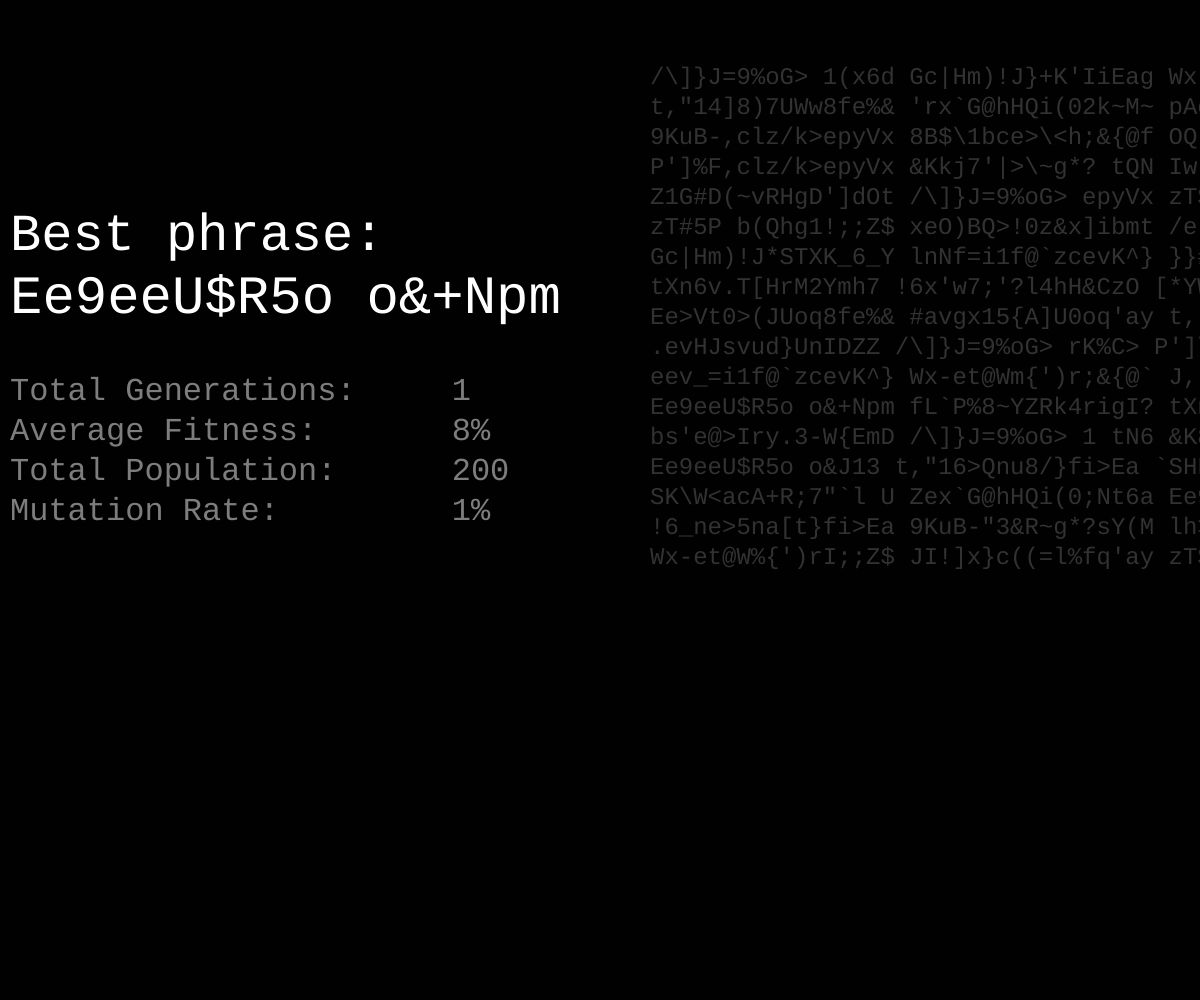
Frame 1 (no input)
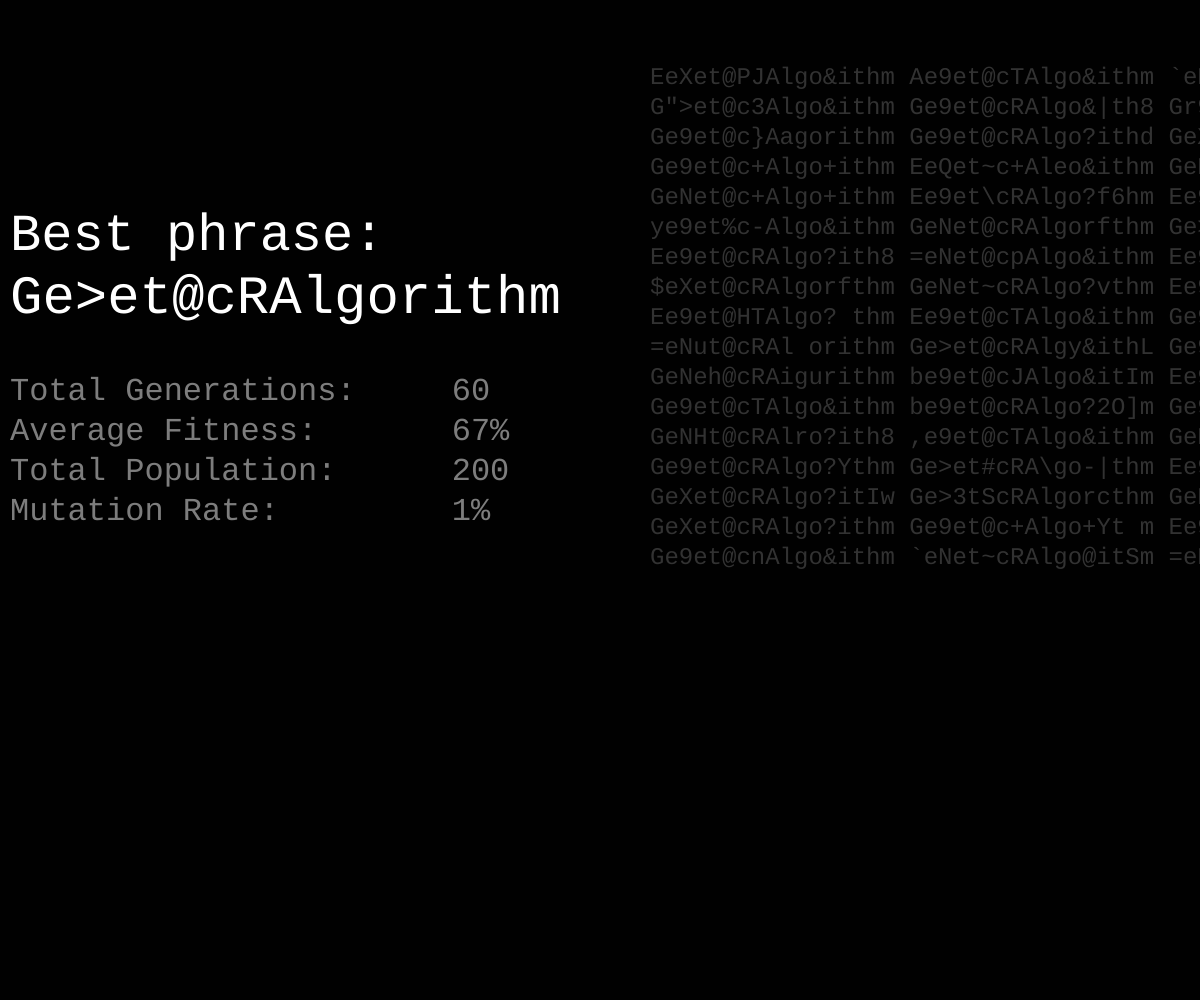
Frame 60 (no input)
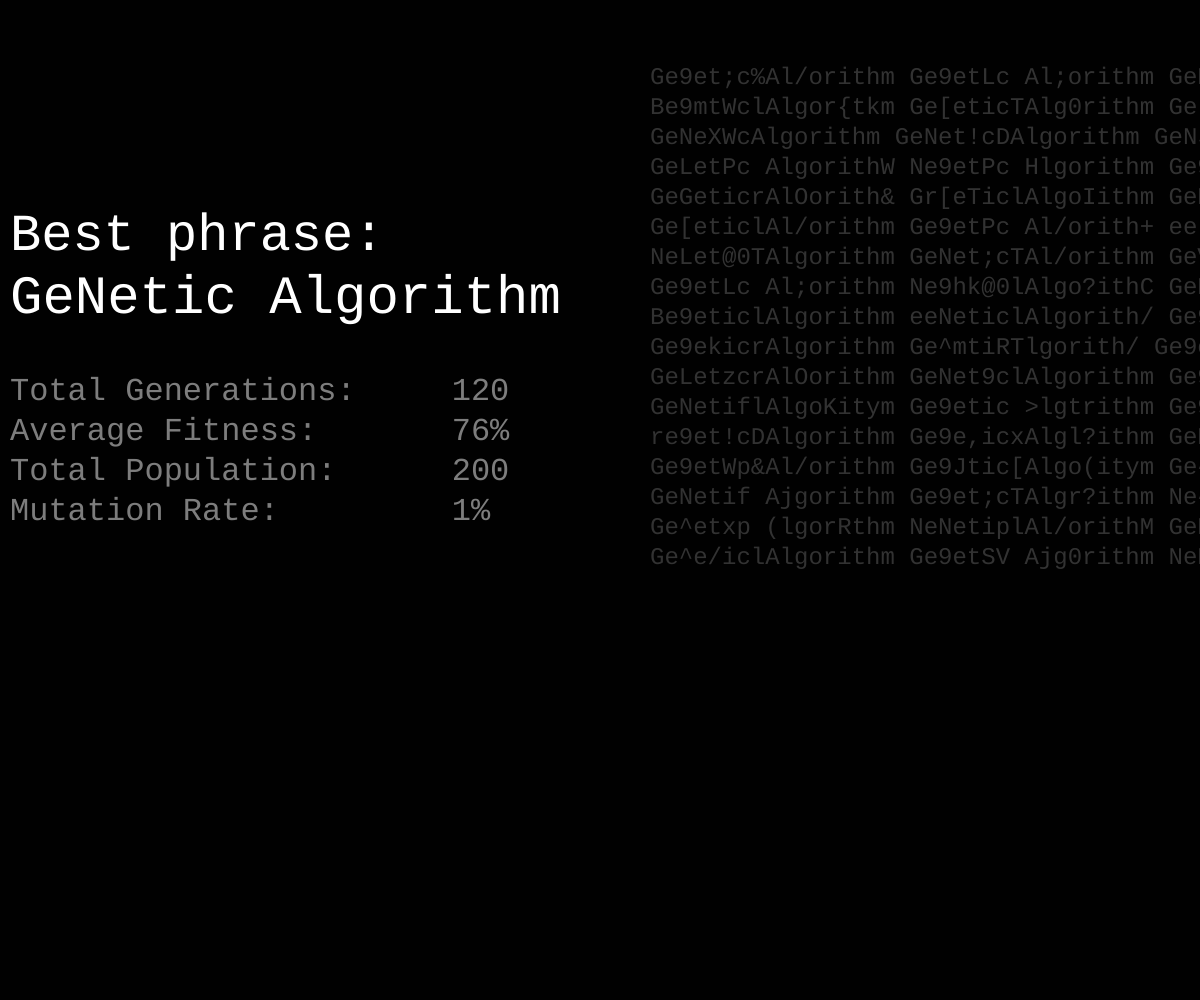
Frame 120 (the mouse pressed at the canvas centre since frame 60)

The p5.js sketch that drew these frames (run headless with seeded random() and noise() and a simulated clock; from frame 60 on, the mouse is pressed at the canvas centre):

// p5.js sketch
// ── sketch.js
// Variables for genetic algorithm
let target;
let popmax;
let mutationRate;
let population;

// Variables for displaying best phrase and stats
let bestPhrase;
let stats;

function setup() {
  createCanvas(windowWidth, windowHeight);
  
  // Initialize genetic algorithm parameters
  target = "Genetic Algorithm";
  popmax = 200;
  mutationRate = 0.01;
  
  // Initialize population
  population = new Population(target, mutationRate, popmax);
}

function draw() {
  // Genetic algorithm operations
  population.naturalSelection(); // Generate mating pool
  population.generate(); // Create next generation
  population.calcFitness(); // Calculate fitness
  population.evaluate(); // Evaluate population
  
  // Break after target phrase is achieved
  if (population.isFinished()) {
    noLoop();
  }
  
  // Display background and best phrase
  background(1);
  
  let answer = population.getBest();
  fill(255);
  textFont("Courier");
  textSize(52);
  text("Best phrase:", 10, height/4);
  textSize(54);
  text(answer, 10, height/3.8 + 50);
  
  // Display statistics
  let statstext =
    "Total Generations:     " + population.getGenerations() + "\n" +
    "Average Fitness:       " + nf(population.getAverageFitness(), 0, 2) * 100 + "%"+"\n" +
    "Total Population:      " + popmax + "\n" +
    "Mutation Rate:         " + floor(mutationRate * 100) + "%";
  
  textSize(32);
  fill(125);
  text(statstext, 10, height/2.5 );
  textSize(24);
  fill(50); // White (RGB)
  text(population.allPhrases(), 650, 84); // Display all phrases 
}

// ── DNA.js
function newChar() {
  let c = Math.floor(Math.random() * (127 - 32 + 1)) + 32;
  return String.fromCharCode(c);
}
  
  // Constructor (makes a random DNA)
  class DNA {
    constructor(num) {
      // The genetic sequence
      this.genes = [];
      this.fitness = 0;
      for (let i = 0; i < num; i++) {
        this.genes[i] = newChar(); // Pick from range of chars
      }
    }
  
    // Converts character array to a String
    getPhrase() {
      return this.genes.join("");
    }
  
    // Fitness function (returns floating point % of "correct" characters)
    calcFitness(target) {
      let score = 0;
      for (let i = 0; i < this.genes.length; i++) {
        if (this.genes[i] == target.charAt(i)) {
          score++;
        }
      }
      this.fitness = score / target.length;
    }
  
    // Crossover
    crossover(partner) {
      // A new child
      let child = new DNA(this.genes.length);
  
      let midpoint = floor(random(this.genes.length)); // Pick a midpoint
  
      // Half from one, half from the other
      for (let i = 0; i < this.genes.length; i++) {
        if (i > midpoint) child.genes[i] = this.genes[i];
        else child.genes[i] = partner.genes[i];
      }
      return child;
    }
  
    // Based on a mutation probability, picks a new random character
    mutate(mutationRate) {
      for (let i = 0; i < this.genes.length; i++) {
        if (random(1) < mutationRate) {
          this.genes[i] = newChar();
        }
      }
    }
  }
  
// ── population.js
class Population {
  constructor(p, m, num) {
    this.population = []; // Current population
    this.matingPool = []; // For matingpool
    this.generations = 0; // Number of generations
    this.finished = false; // Break the loop
    this.target = p; // Target phrase
    this.mutationRate = m; // Mutation rate
    this.perfectScore = 1;
    this.best = "";

    // Initialize population with random DNA objects
    for (let i = 0; i < num; i++) {
      this.population[i] = new DNA(this.target.length);
    }

    this.calcFitness(); // Calculate initial fitness
  }

  // Calculate fitness for each member of the population
  calcFitness() {
    for (let i = 0; i < this.population.length; i++) {
      this.population[i].calcFitness(this.target);
    }
  }

  // Generate the mating pool based on fitness
  naturalSelection() {
    this.matingPool = []; 
    let maxFitness = 0;
    for (let i = 0; i < this.population.length; i++) {
      if (this.population[i].fitness > maxFitness) {
        maxFitness = this.population[i].fitness;
      }
    }

    for (let i = 0; i < this.population.length; i++) {
      let fitness = map(this.population[i].fitness, 0, maxFitness, 0, 1);  // if fitness value= 0.5 
      let n = floor(fitness * 100);                                        // n = math.floor(0.5*100) = 50
      for (let j = 0; j < n; j++) {                                        // thus phrase pushed 50 times
        this.matingPool.push(this.population[i]);
      }
    }
  }

  // Generate a new generation from the mating pool
  generate() {
    for (let i = 0; i < this.population.length; i++) {
      let a = floor(random(this.matingPool.length));
      let b = floor(random(this.matingPool.length));
      let partnerA = this.matingPool[a];
      let partnerB = this.matingPool[b];
      let child = partnerA.crossover(partnerB); // Crossover
      child.mutate(this.mutationRate); // Mutation
      this.population[i] = child;
    }
    this.generations++;
  }

  // Get the best phrase in the current population
  getBest() {
    return this.best;
  }

  // Evaluate the fitness of the population and update best phrase
  evaluate() {
    let worldRecord = 0.0;
    let index = 0;
    for (let i = 0; i < this.population.length; i++) {
      if (this.population[i].fitness > worldRecord) {
        index = i;
        worldRecord = this.population[i].fitness;
      }
    }

    this.best = this.population[index].getPhrase();
    if (worldRecord === this.perfectScore) {
      this.finished = true;
    }
  }

  // Check if evolution is finished
  isFinished() {
    return this.finished;
  }

  // Get the number of generations
  getGenerations() {
    return this.generations;
  }

  // Compute the average fitness of the population
  getAverageFitness() {
    let total = 0;
    for (let i = 0; i < this.population.length; i++) {
      total += this.population[i].fitness;
    }
    return total / this.population.length;
  }

  // Return all phrases in the population (for display purposes)
  allPhrases() {
    let everything = "";

    let displayLimit = min(this.population.length, 51);

    for (let i = 0; i < displayLimit; i++) {
      everything += this.population[i].getPhrase();
      if (i % 3 === 2) everything += "\n"; // Add newline every 3 phrases
      else everything += " ";
    }
    return everything;
  }
}

// ── style.css

* {
  margin: 0;
  padding: 0;
  box-sizing: border-box;
}

body {
  font-family: Arial, sans-serif;
  line-height: 1.6;
  background-color: #f0f0f0;
  color: #333;
  margin: 0;
  padding: 0;
}


main {
  padding: 20px;
}

canvas {
  display: block;
  margin: 0 auto;
  border: 5px solid #ccc;
  background-color: #fff;
  box-shadow: 0 0 100px rgba(0, 0, 0, 0.1);
  max-width: 100%;
}



.canvas-container {
  display: flex;
  justify-content: center;
  flex-wrap: wrap;
  gap: 10px;
  margin-top: 20px;
}
